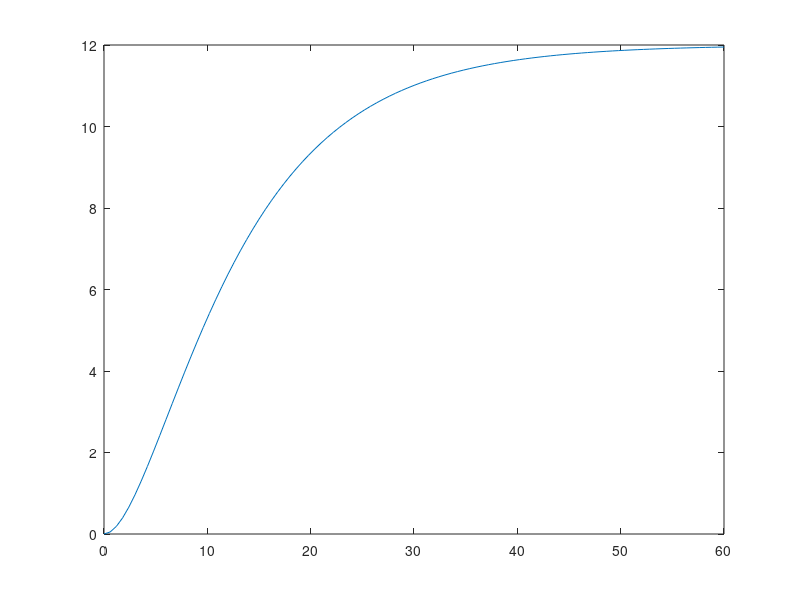

Source code (MATLAB):
clear; close all;
Kp1 = 1; tau1 = 4; Kp2 = 4; tau2 = 10; Cv1 = 3; A0 = 2; w0 = 3;
%% Declare tf objects and find G12
G1s = tf(Kp1,[tau1 1]);
G2s = tf(Kp2,[tau2 1]);
G12s = Cv1*G1s*G2s;
%% Identify poles and gain
poles12 = pole(G12s);
gain12 = dcgain(G12s);
%% Check the output for the perturbation
T = 2*pi/w0; % Time period of the oscillations
t = 0:0.01:T*30; % Monitor output for multiple time periods
u = A0*sin(w0*t); %  A sinusoidal input
Y = lsim(G12s,u,t);
plot(t,Y);
% Settles for a sine-wave output in the long run
% Amplitude
[~,ind1] = min(abs(28*T-t));
[~,ind2] = min(abs(30*T-t));
A_level = max(Y(ind1:ind2));
oscillh2 = 1;
if A_level < A0/10
    oscillh2 = 0;
end
%% TF approximation
[Y,T,X] = step(G12s);
plot(T,Y);
Kp = gain12; %Kp is steady state value of Y
[~,ind] = min(abs(Y-Kp*0.632));
tau = T(ind); % Tau is time when 63% of output is reached
G12approx = tf(Kp,[tau 1]);